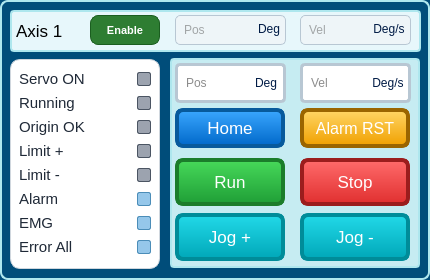
      <widget class="QFrame" name="Axis1ControlGroup">
       <property name="geometry">
        <rect>
         <x>15</x>
         <y>15</y>
         <width>430</width>
         <height>280</height>
        </rect>
       </property>
       <property name="styleSheet">
        <string>background:#004d7a; border-radius:8px; border:2px solid #aee7ee;</string>
       </property>
       <widget class="QFrame" name="Axis1HeaderActual">
        <property name="geometry">
         <rect>
          <x>10</x>
          <y>10</y>
          <width>411</width>
          <height>42</height>
         </rect>
        </property>
        <property name="styleSheet">
         <string>background:#e7f7fb; border-radius:4px;</string>
        </property>
        <widget class="QLabel" name="lblAxis1Name">
         <property name="geometry">
          <rect>
           <x>6</x>
           <y>0</y>
           <width>70</width>
           <height>42</height>
          </rect>
         </property>
         <property name="font">
          <font>
           <family>Arial</family>
           <pointsize>13</pointsize>
          </font>
         </property>
         <property name="styleSheet">
          <string>color:black; background:transparent; border:0px;</string>
         </property>
         <property name="text">
          <string>Axis 1</string>
         </property>
        </widget>
        <widget class="QPushButton" name="btnAxis1Enable">
         <property name="geometry">
          <rect>
           <x>80</x>
           <y>5</y>
           <width>70</width>
           <height>30</height>
          </rect>
         </property>
         <property name="sizePolicy">
          <sizepolicy hsizetype="Fixed" vsizetype="Fixed">
           <horstretch>0</horstretch>
           <verstretch>0</verstretch>
          </sizepolicy>
         </property>
         <property name="minimumSize">
          <size>
           <width>70</width>
           <height>30</height>
          </size>
         </property>
         <property name="maximumSize">
          <size>
           <width>70</width>
           <height>30</height>
          </size>
         </property>
         <property name="font">
          <font>
           <pointsize>8</pointsize>
           <weight>75</weight>
           <bold>true</bold>
          </font>
         </property>
         <property name="styleSheet">
          <string>QPushButton#btnAxis1Enable {
    color: white;
    background-color: #2e7d32;
    border: 1px solid #1b5e20;
    border-radius: 8px;
    padding: 2px 6px;
    font-weight: bold;
}
QPushButton# {
    background-color: #43a047;
    border: 1px solid #a5d6a7;
}
QPushButton# {
    background-color: #1b5e20;
}</string>
         </property>
         <property name="text">
          <string>Enable</string>
         </property>
         <property name="checkable">
          <bool>true</bool>
         </property>
         <property name="checked">
          <bool>false</bool>
         </property>
         <property name="buttonRole" stdset="0">
          <string>enable</string>
         </property>
        </widget>
        <widget class="QLineEdit" name="txtAxis1ActualPos">
         <property name="geometry">
          <rect>
           <x>165</x>
           <y>5</y>
           <width>111</width>
           <height>30</height>
          </rect>
         </property>
         <property name="styleSheet">
          <string>QLineEdit {
    color: #1a1a1a;
    background-color: white;
    border: 1px solid #b8c7d3;
    border-radius: 5px;
    padding-left: 6px;
}
QLineEdit:read-only {
    background-color: #eef5f8;
    color: #555555;
}
QLineEdit:focus {
    border: 2px solid #00a7b8;
}</string>
         </property>
         <property name="readOnly">
          <bool>true</bool>
         </property>
         <property name="placeholderText">
          <string>Pos</string>
         </property>
        </widget>
        <widget class="QLabel" name="lblAxis1ActualPosUnit">
         <property name="geometry">
          <rect>
           <x>240</x>
           <y>5</y>
           <width>38</width>
           <height>28</height>
          </rect>
         </property>
         <property name="font">
          <font>
           <family>Arial</family>
           <pointsize>9</pointsize>
          </font>
         </property>
         <property name="styleSheet">
          <string notr="true">QLabel {
    color: #001b45;
    border: 0px solid #9fb8c9;
    border-radius: 5px;
    background: transparent;
}</string>
         </property>
         <property name="text">
          <string>Deg</string>
         </property>
         <property name="alignment">
          <set>Qt::AlignCenter</set>
         </property>
        </widget>
        <widget class="QLineEdit" name="txtAxis1ActualVel">
         <property name="geometry">
          <rect>
           <x>290</x>
           <y>5</y>
           <width>111</width>
           <height>30</height>
          </rect>
         </property>
         <property name="styleSheet">
          <string>QLineEdit {
    color: #1a1a1a;
    background-color: white;
    border: 1px solid #b8c7d3;
    border-radius: 5px;
    padding-left: 6px;
}
QLineEdit:read-only {
    background-color: #eef5f8;
    color: #555555;
}
QLineEdit:focus {
    border: 2px solid #00a7b8;
}</string>
         </property>
         <property name="readOnly">
          <bool>true</bool>
         </property>
         <property name="placeholderText">
          <string>Vel</string>
         </property>
        </widget>
        <widget class="QLabel" name="lblAxis1ActualVelUnit">
         <property name="geometry">
          <rect>
           <x>350</x>
           <y>5</y>
           <width>58</width>
           <height>28</height>
          </rect>
         </property>
         <property name="font">
          <font>
           <family>Arial</family>
           <pointsize>9</pointsize>
          </font>
         </property>
         <property name="styleSheet">
          <string notr="true">QLabel {
    color: #001b45;
    border: 0px solid #9fb8c9;
    border-radius: 5px;
    background: transparent;
}</string>
         </property>
         <property name="text">
          <string>Deg/s</string>
         </property>
         <property name="alignment">
          <set>Qt::AlignCenter</set>
         </property>
        </widget>
       </widget>
       <widget class="QFrame" name="Axis1StatusPanel">
        <property name="geometry">
         <rect>
          <x>10</x>
          <y>59</y>
          <width>150</width>
          <height>210</height>
         </rect>
        </property>
        <property name="styleSheet">
         <string>#Axis1StatusPanel {
    background-color: #ffffff;
    border: 1px solid #d0d7de;
    border-radius: 10px;
}

#Axis1StatusPanel QLabel {
    color: #1f2937;
    background: transparent;
    border: none;
    font-size: 11pt;
}</string>
        </property>
        <layout class="QGridLayout" name="gridLayoutAxis1StatusPanel">
         <property name="leftMargin">
          <number>8</number>
         </property>
         <property name="topMargin">
          <number>8</number>
         </property>
         <property name="rightMargin">
          <number>8</number>
         </property>
         <property name="bottomMargin">
          <number>8</number>
         </property>
         <property name="horizontalSpacing">
          <number>8</number>
         </property>
         <property name="verticalSpacing">
          <number>4</number>
         </property>
         <item row="0" column="0">
          <widget class="QLabel" name="lblAxis1ServoOn">
           <property name="text">
            <string>Servo ON</string>
           </property>
           <property name="alignment">
            <set>Qt::AlignVCenter</set>
           </property>
          </widget>
         </item>
         <item row="0" column="1">
          <widget class="QLabel" name="ledAxis1ServoOn">
           <property name="sizePolicy">
            <sizepolicy hsizetype="Fixed" vsizetype="Fixed">
             <horstretch>0</horstretch>
             <verstretch>0</verstretch>
            </sizepolicy>
           </property>
           <property name="minimumSize">
            <size>
             <width>14</width>
             <height>14</height>
            </size>
           </property>
           <property name="maximumSize">
            <size>
             <width>14</width>
             <height>14</height>
            </size>
           </property>
           <property name="styleSheet">
            <string>QLabel#ledAxis1ServoOn {
    background-color: #9ca3af;
    border: 1px solid #4b5563;
    border-radius: 2px;
}</string>
           </property>
           <property name="text">
            <string/>
           </property>
           <property name="alignment">
            <set>Qt::AlignCenter</set>
           </property>
          </widget>
         </item>
         <item row="1" column="0">
          <widget class="QLabel" name="lblAxis1Running">
           <property name="text">
            <string>Running</string>
           </property>
           <property name="alignment">
            <set>Qt::AlignVCenter</set>
           </property>
          </widget>
         </item>
         <item row="1" column="1">
          <widget class="QLabel" name="ledAxis1Running">
           <property name="sizePolicy">
            <sizepolicy hsizetype="Fixed" vsizetype="Fixed">
             <horstretch>0</horstretch>
             <verstretch>0</verstretch>
            </sizepolicy>
           </property>
           <property name="minimumSize">
            <size>
             <width>14</width>
             <height>14</height>
            </size>
           </property>
           <property name="maximumSize">
            <size>
             <width>14</width>
             <height>14</height>
            </size>
           </property>
           <property name="styleSheet">
            <string>QLabel#ledAxis1Running {
    background-color: #9ca3af;
    border: 1px solid #4b5563;
    border-radius: 2px;
}</string>
           </property>
           <property name="text">
            <string/>
           </property>
           <property name="alignment">
            <set>Qt::AlignCenter</set>
           </property>
          </widget>
         </item>
         <item row="2" column="0">
          <widget class="QLabel" name="lblAxis1OrgOK">
           <property name="text">
            <string>Origin OK</string>
           </property>
           <property name="alignment">
            <set>Qt::AlignVCenter</set>
           </property>
          </widget>
         </item>
         <item row="2" column="1">
          <widget class="QLabel" name="ledAxis1OrgOK">
           <property name="sizePolicy">
            <sizepolicy hsizetype="Fixed" vsizetype="Fixed">
             <horstretch>0</horstretch>
             <verstretch>0</verstretch>
            </sizepolicy>
           </property>
           <property name="minimumSize">
            <size>
             <width>14</width>
             <height>14</height>
            </size>
           </property>
           <property name="maximumSize">
            <size>
             <width>14</width>
             <height>14</height>
            </size>
           </property>
           <property name="styleSheet">
            <string>QLabel#ledAxis1OrgOK {
    background-color: #9ca3af;
    border: 1px solid #4b5563;
    border-radius: 2px;
}</string>
           </property>
           <property name="text">
            <string/>
           </property>
           <property name="alignment">
            <set>Qt::AlignCenter</set>
           </property>
          </widget>
         </item>
         <item row="3" column="0">
          <widget class="QLabel" name="lblAxis1LimitPositive">
           <property name="text">
            <string>Limit +</string>
           </property>
           <property name="alignment">
            <set>Qt::AlignVCenter</set>
           </property>
          </widget>
         </item>
         <item row="3" column="1">
          <widget class="QLabel" name="ledAxis1LimitPositive">
           <property name="sizePolicy">
            <sizepolicy hsizetype="Fixed" vsizetype="Fixed">
             <horstretch>0</horstretch>
             <verstretch>0</verstretch>
            </sizepolicy>
           </property>
           <property name="minimumSize">
            <size>
             <width>14</width>
             <height>14</height>
            </size>
           </property>
           <property name="maximumSize">
            <size>
             <width>14</width>
             <height>14</height>
            </size>
           </property>
           <property name="styleSheet">
            <string>QLabel#ledAxis1LimitPositive {
    background-color: #9ca3af;
    border: 1px solid #4b5563;
    border-radius: 2px;
}</string>
           </property>
           <property name="text">
            <string/>
           </property>
           <property name="alignment">
            <set>Qt::AlignCenter</set>
           </property>
          </widget>
         </item>
         <item row="4" column="0">
          <widget class="QLabel" name="lblAxis1LimitNegative">
           <property name="text">
            <string>Limit -</string>
           </property>
           <property name="alignment">
            <set>Qt::AlignVCenter</set>
           </property>
          </widget>
         </item>
         <item row="4" column="1">
          <widget class="QLabel" name="ledAxis1LimitNegative">
           <property name="sizePolicy">
            <sizepolicy hsizetype="Fixed" vsizetype="Fixed">
             <horstretch>0</horstretch>
             <verstretch>0</verstretch>
            </sizepolicy>
           </property>
           <property name="minimumSize">
            <size>
             <width>14</width>
             <height>14</height>
            </size>
           </property>
           <property name="maximumSize">
            <size>
             <width>14</width>
             <height>14</height>
            </size>
           </property>
           <property name="styleSheet">
            <string>QLabel#ledAxis1LimitNegative {
    background-color: #9ca3af;
    border: 1px solid #4b5563;
    border-radius: 2px;
}</string>
           </property>
           <property name="text">
            <string/>
           </property>
           <property name="alignment">
            <set>Qt::AlignCenter</set>
           </property>
          </widget>
         </item>
         <item row="5" column="0">
          <widget class="QLabel" name="lblAxis1Alarm">
           <property name="text">
            <string>Alarm</string>
           </property>
           <property name="alignment">
            <set>Qt::AlignVCenter</set>
           </property>
          </widget>
         </item>
         <item row="5" column="1">
          <widget class="QLabel" name="ledAxis1Alarm">
           <property name="sizePolicy">
            <sizepolicy hsizetype="Fixed" vsizetype="Fixed">
             <horstretch>0</horstretch>
             <verstretch>0</verstretch>
            </sizepolicy>
           </property>
           <property name="minimumSize">
            <size>
             <width>14</width>
             <height>14</height>
            </size>
           </property>
           <property name="maximumSize">
            <size>
             <width>14</width>
             <height>14</height>
            </size>
           </property>
           <property name="styleSheet">
            <string>QLabel#ledAxis1Alarm {
    background-color: #95c7ea;
    border: 1px solid #4b8db8;
    border-radius: 2px;
}</string>
           </property>
           <property name="text">
            <string/>
           </property>
           <property name="alignment">
            <set>Qt::AlignCenter</set>
           </property>
          </widget>
         </item>
         <item row="6" column="0">
          <widget class="QLabel" name="lblAxis1EMG">
           <property name="text">
            <string>EMG</string>
           </property>
           <property name="alignment">
            <set>Qt::AlignVCenter</set>
           </property>
          </widget>
         </item>
         <item row="6" column="1">
          <widget class="QLabel" name="ledAxis1EMG">
           <property name="sizePolicy">
            <sizepolicy hsizetype="Fixed" vsizetype="Fixed">
             <horstretch>0</horstretch>
             <verstretch>0</verstretch>
            </sizepolicy>
           </property>
           <property name="minimumSize">
            <size>
             <width>14</width>
             <height>14</height>
            </size>
           </property>
           <property name="maximumSize">
            <size>
             <width>14</width>
             <height>14</height>
            </size>
           </property>
           <property name="styleSheet">
            <string>QLabel#ledAxis1EMG {
    background-color: #95c7ea;
    border: 1px solid #4b8db8;
    border-radius: 2px;
}</string>
           </property>
           <property name="text">
            <string/>
           </property>
           <property name="alignment">
            <set>Qt::AlignCenter</set>
           </property>
          </widget>
         </item>
         <item row="7" column="0">
          <widget class="QLabel" name="lblAxis1ErrorAll">
           <property name="text">
            <string>Error All</string>
           </property>
           <property name="alignment">
            <set>Qt::AlignVCenter</set>
           </property>
          </widget>
         </item>
         <item row="7" column="1">
          <widget class="QLabel" name="ledAxis1ErrorAll">
           <property name="sizePolicy">
            <sizepolicy hsizetype="Fixed" vsizetype="Fixed">
             <horstretch>0</horstretch>
             <verstretch>0</verstretch>
            </sizepolicy>
           </property>
           <property name="minimumSize">
            <size>
             <width>14</width>
             <height>14</height>
            </size>
           </property>
           <property name="maximumSize">
            <size>
             <width>14</width>
             <height>14</height>
            </size>
           </property>
           <property name="styleSheet">
            <string>QLabel#ledAxis1ErrorAll {
    background-color: #95c7ea;
    border: 1px solid #4b8db8;
    border-radius: 2px;
}</string>
           </property>
           <property name="text">
            <string/>
           </property>
           <property name="alignment">
            <set>Qt::AlignCenter</set>
           </property>
          </widget>
         </item>
        </layout>
       </widget>
       <widget class="QFrame" name="Axis1CommandPanel">
        <property name="geometry">
         <rect>
          <x>170</x>
          <y>58</y>
          <width>250</width>
          <height>210</height>
         </rect>
        </property>
        <property name="styleSheet">
         <string>background:#c6ecf2; border-radius:4px;</string>
        </property>
        <widget class="QLineEdit" name="txtAxis1CommandPos">
         <property name="geometry">
          <rect>
           <x>5</x>
           <y>5</y>
           <width>111</width>
           <height>40</height>
          </rect>
         </property>
         <property name="styleSheet">
          <string notr="true">QLineEdit {
    color: #1a1a1a;
    background-color: white;
    border: 3px solid #b8c7d3;
    border-radius: 5px;
    padding-left: 6px;
}
QLineEdit:read-only {
    background-color: #eef5f8;
    color: #555555;
}
QLineEdit:focus {
    border: 5px solid #00a7b8;
}</string>
         </property>
         <property name="readOnly">
          <bool>false</bool>
         </property>
         <property name="placeholderText">
          <string>Pos</string>
         </property>
        </widget>
        <widget class="QLabel" name="lblAxis1CommandPosUnit">
         <property name="geometry">
          <rect>
           <x>75</x>
           <y>5</y>
           <width>42</width>
           <height>40</height>
          </rect>
         </property>
         <property name="font">
          <font>
           <family>Arial</family>
           <pointsize>9</pointsize>
          </font>
         </property>
         <property name="styleSheet">
          <string notr="true">QLabel {
    color: #001b45;
    border: 0px solid #9fb8c9;
    border-radius: 5px;
    background: transparent;
}</string>
         </property>
         <property name="text">
          <string>Deg</string>
         </property>
         <property name="alignment">
          <set>Qt::AlignCenter</set>
         </property>
        </widget>
        <widget class="QLineEdit" name="txtAxis1CommandVel">
         <property name="geometry">
          <rect>
           <x>130</x>
           <y>5</y>
           <width>111</width>
           <height>40</height>
          </rect>
         </property>
         <property name="styleSheet">
          <string notr="true">QLineEdit {
    color: #1a1a1a;
    background-color: white;
    border: 3px solid #b8c7d3;
    border-radius: 5px;
    padding-left: 6px;
}
QLineEdit:read-only {
    background-color: #eef5f8;
    color: #555555;
}
QLineEdit:focus {
    border: 2px solid #00a7b8;
}</string>
         </property>
         <property name="readOnly">
          <bool>false</bool>
         </property>
         <property name="placeholderText">
          <string>Vel</string>
         </property>
        </widget>
        <widget class="QLabel" name="lblAxis1CommandVelUnit">
         <property name="geometry">
          <rect>
           <x>193</x>
           <y>5</y>
           <width>50</width>
           <height>40</height>
          </rect>
         </property>
         <property name="font">
          <font>
           <family>Arial</family>
           <pointsize>9</pointsize>
          </font>
         </property>
         <property name="styleSheet">
          <string notr="true">QLabel {
    color: #001b45;
    border: 0px solid #9fb8c9;
    border-radius: 5px;
    background: transparent;
}</string>
         </property>
         <property name="text">
          <string>Deg/s</string>
         </property>
         <property name="alignment">
          <set>Qt::AlignCenter</set>
         </property>
        </widget>
        <widget class="QPushButton" name="btnAxis1Home">
         <property name="geometry">
          <rect>
           <x>5</x>
           <y>50</y>
           <width>110</width>
           <height>40</height>
          </rect>
         </property>
         <property name="font">
          <font>
           <family>Arial</family>
           <pointsize>13</pointsize>
          </font>
         </property>
         <property name="styleSheet">
          <string notr="true">QPushButton {
    color: white;
    border: 4px solid #075a9c;
    border-radius: 8px;
    background: qlineargradient(x1:0,y1:0,x2:0,y2:1, stop:0 #3aa7ff, stop:1 #0068c9);
}
QPushButton:hover {
    background: qlineargradient(x1:0,y1:0,x2:0,y2:1, stop:0 #5bb8ff, stop:1 #005bb0);
}
QPushButton:pressed {
    background: #004f99;
}</string>
         </property>
         <property name="text">
          <string>Home</string>
         </property>
         <property name="buttonRole" stdset="0">
          <string>home</string>
         </property>
        </widget>
        <widget class="QPushButton" name="btnAxis1AlarmReset">
         <property name="geometry">
          <rect>
           <x>130</x>
           <y>50</y>
           <width>110</width>
           <height>40</height>
          </rect>
         </property>
         <property name="font">
          <font>
           <family>Arial</family>
           <pointsize>12</pointsize>
          </font>
         </property>
         <property name="styleSheet">
          <string notr="true">QPushButton {
    color: white;
    border: 4px solid #9a6500;
    border-radius: 8px;
    background: qlineargradient(x1:0,y1:0,x2:0,y2:1, stop:0 #ffd666, stop:1 #f0a000);
}
QPushButton:hover {
    background: qlineargradient(x1:0,y1:0,x2:0,y2:1, stop:0 #ffe080, stop:1 #d88c00);
}
QPushButton:pressed {
    background: #b87500;
}</string>
         </property>
         <property name="text">
          <string>Alarm RST</string>
         </property>
         <property name="buttonRole" stdset="0">
          <string>alarm</string>
         </property>
        </widget>
        <widget class="QPushButton" name="btnAxis1Run">
         <property name="geometry">
          <rect>
           <x>5</x>
           <y>100</y>
           <width>110</width>
           <height>48</height>
          </rect>
         </property>
         <property name="font">
          <font>
           <family>Arial</family>
           <pointsize>13</pointsize>
          </font>
         </property>
         <property name="styleSheet">
          <string notr="true">QPushButton {
    color: white;
    border: 4px solid #1b7d2b;
    border-radius: 8px;
    background: qlineargradient(x1:0,y1:0,x2:0,y2:1, stop:0 #47d95a, stop:1 #1f9e36);
}
QPushButton:hover {
    background: qlineargradient(x1:0,y1:0,x2:0,y2:1, stop:0 #62f070, stop:1 #17852c);
}
QPushButton:pressed {
    background: #126e24;
}</string>
         </property>
         <property name="text">
          <string>Run</string>
         </property>
         <property name="buttonRole" stdset="0">
          <string>run</string>
         </property>
        </widget>
        <widget class="QPushButton" name="btnAxis1Stop">
         <property name="geometry">
          <rect>
           <x>130</x>
           <y>100</y>
           <width>110</width>
           <height>48</height>
          </rect>
         </property>
         <property name="font">
          <font>
           <family>Arial</family>
           <pointsize>13</pointsize>
          </font>
         </property>
         <property name="styleSheet">
          <string notr="true">QPushButton {
    color: white;
    border: 4px solid #9b1d1d;
    border-radius: 8px;
    background: qlineargradient(x1:0,y1:0,x2:0,y2:1, stop:0 #ff6b6b, stop:1 #e02f2f);
}
QPushButton:hover {
    background: qlineargradient(x1:0,y1:0,x2:0,y2:1, stop:0 #ff8585, stop:1 #c91f1f);
}
QPushButton:pressed {
    background: #a81818;
}</string>
         </property>
         <property name="text">
          <string>Stop</string>
         </property>
         <property name="buttonRole" stdset="0">
          <string>stop</string>
         </property>
        </widget>
        <widget class="QPushButton" name="btnAxis1JogPositive">
         <property name="geometry">
          <rect>
           <x>5</x>
           <y>155</y>
           <width>110</width>
           <height>48</height>
          </rect>
         </property>
         <property name="font">
          <font>
           <family>Arial</family>
           <pointsize>13</pointsize>
          </font>
         </property>
         <property name="styleSheet">
          <string notr="true">QPushButton {
    color: white;
    border: 4px solid #008c99;
    border-radius: 8px;
    background: qlineargradient(x1:0,y1:0,x2:0,y2:1, stop:0 #22d9e8, stop:1 #00a7b8);
}
QPushButton:hover {
    background: qlineargradient(x1:0,y1:0,x2:0,y2:1, stop:0 #4befff, stop:1 #008f9e);
}
QPushButton:pressed {
    background: #007985;
}</string>
         </property>
         <property name="text">
          <string>Jog +</string>
         </property>
         <property name="buttonRole" stdset="0">
          <string>jog</string>
         </property>
        </widget>
        <widget class="QPushButton" name="btnAxis1JogNegative">
         <property name="geometry">
          <rect>
           <x>130</x>
           <y>155</y>
           <width>110</width>
           <height>48</height>
          </rect>
         </property>
         <property name="font">
          <font>
           <family>Arial</family>
           <pointsize>13</pointsize>
          </font>
         </property>
         <property name="styleSheet">
          <string notr="true">QPushButton {
    color: white;
    border: 4px solid #008c99;
    border-radius: 8px;
    background: qlineargradient(x1:0,y1:0,x2:0,y2:1, stop:0 #22d9e8, stop:1 #00a7b8);
}
QPushButton:hover {
    background: qlineargradient(x1:0,y1:0,x2:0,y2:1, stop:0 #4befff, stop:1 #008f9e);
}
QPushButton:pressed {
    background: #007985;
}</string>
         </property>
         <property name="text">
          <string>Jog -</string>
         </property>
         <property name="buttonRole" stdset="0">
          <string>jog</string>
         </property>
        </widget>
       </widget>
      </widget>
